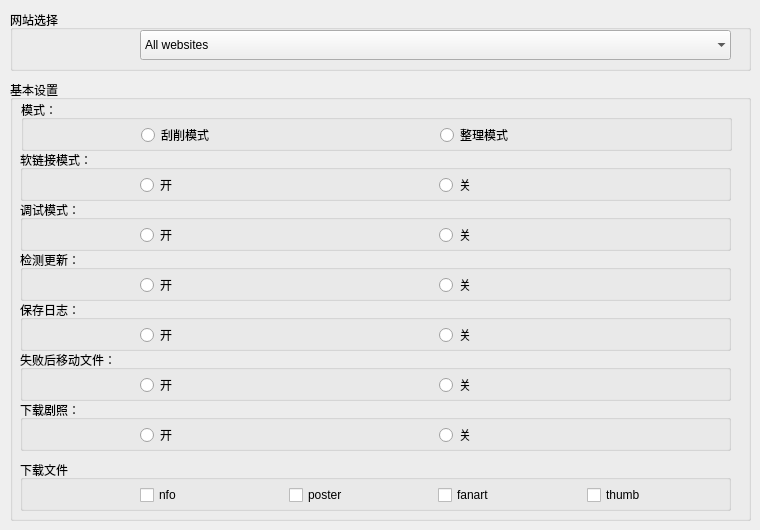
      <widget class="QWidget" name="tab1">
       <attribute name="title">
        <string>基本设置</string>
       </attribute>
       <widget class="QGroupBox" name="groupBox_10">
        <property name="geometry">
         <rect>
          <x>10</x>
          <y>80</y>
          <width>741</width>
          <height>441</height>
         </rect>
        </property>
        <property name="title">
         <string>基本设置</string>
        </property>
        <widget class="QGroupBox" name="groupBox_15">
         <property name="geometry">
          <rect>
           <x>10</x>
           <y>270</y>
           <width>711</width>
           <height>51</height>
          </rect>
         </property>
         <property name="minimumSize">
          <size>
           <width>500</width>
           <height>0</height>
          </size>
         </property>
         <property name="maximumSize">
          <size>
           <width>739</width>
           <height>16777215</height>
          </size>
         </property>
         <property name="title">
          <string>失败后移动文件：</string>
         </property>
         <widget class="QWidget" name="horizontalLayoutWidget_12">
          <property name="geometry">
           <rect>
            <x>120</x>
            <y>20</y>
            <width>591</width>
            <height>31</height>
           </rect>
          </property>
          <layout class="QHBoxLayout" name="horizontalLayout_14">
           <item>
            <widget class="QRadioButton" name="radioButton_fail_move_on">
             <property name="text">
              <string>开</string>
             </property>
            </widget>
           </item>
           <item>
            <widget class="QRadioButton" name="radioButton_fail_move_off">
             <property name="text">
              <string>关</string>
             </property>
            </widget>
           </item>
          </layout>
         </widget>
        </widget>
        <widget class="QGroupBox" name="groupBox_3">
         <property name="geometry">
          <rect>
           <x>10</x>
           <y>120</y>
           <width>711</width>
           <height>51</height>
          </rect>
         </property>
         <property name="minimumSize">
          <size>
           <width>500</width>
           <height>0</height>
          </size>
         </property>
         <property name="maximumSize">
          <size>
           <width>739</width>
           <height>16777215</height>
          </size>
         </property>
         <property name="title">
          <string>调试模式：</string>
         </property>
         <widget class="QWidget" name="horizontalLayoutWidget_9">
          <property name="geometry">
           <rect>
            <x>120</x>
            <y>20</y>
            <width>591</width>
            <height>31</height>
           </rect>
          </property>
          <layout class="QHBoxLayout" name="horizontalLayout_11">
           <item>
            <widget class="QRadioButton" name="radioButton_debug_on">
             <property name="text">
              <string>开</string>
             </property>
            </widget>
           </item>
           <item>
            <widget class="QRadioButton" name="radioButton_debug_off">
             <property name="text">
              <string>关</string>
             </property>
            </widget>
           </item>
          </layout>
         </widget>
        </widget>
        <widget class="QGroupBox" name="groupBox_17">
         <property name="geometry">
          <rect>
           <x>10</x>
           <y>220</y>
           <width>711</width>
           <height>51</height>
          </rect>
         </property>
         <property name="minimumSize">
          <size>
           <width>500</width>
           <height>0</height>
          </size>
         </property>
         <property name="maximumSize">
          <size>
           <width>739</width>
           <height>16777215</height>
          </size>
         </property>
         <property name="title">
          <string>保存日志：</string>
         </property>
         <widget class="QWidget" name="horizontalLayoutWidget_11">
          <property name="geometry">
           <rect>
            <x>120</x>
            <y>20</y>
            <width>591</width>
            <height>31</height>
           </rect>
          </property>
          <layout class="QHBoxLayout" name="horizontalLayout_13">
           <item>
            <widget class="QRadioButton" name="radioButton_log_on">
             <property name="text">
              <string>开</string>
             </property>
            </widget>
           </item>
           <item>
            <widget class="QRadioButton" name="radioButton_log_off">
             <property name="text">
              <string>关</string>
             </property>
            </widget>
           </item>
          </layout>
         </widget>
        </widget>
        <widget class="QGroupBox" name="groupBox_23">
         <property name="geometry">
          <rect>
           <x>10</x>
           <y>320</y>
           <width>711</width>
           <height>51</height>
          </rect>
         </property>
         <property name="minimumSize">
          <size>
           <width>500</width>
           <height>0</height>
          </size>
         </property>
         <property name="maximumSize">
          <size>
           <width>739</width>
           <height>16777215</height>
          </size>
         </property>
         <property name="title">
          <string>下载剧照：</string>
         </property>
         <widget class="QWidget" name="horizontalLayoutWidget_13">
          <property name="geometry">
           <rect>
            <x>120</x>
            <y>20</y>
            <width>591</width>
            <height>31</height>
           </rect>
          </property>
          <layout class="QHBoxLayout" name="horizontalLayout_15">
           <item>
            <widget class="QRadioButton" name="radioButton_extrafanart_download_on">
             <property name="text">
              <string>开</string>
             </property>
            </widget>
           </item>
           <item>
            <widget class="QRadioButton" name="radioButton_extrafanart_download_off">
             <property name="text">
              <string>关</string>
             </property>
            </widget>
           </item>
          </layout>
         </widget>
        </widget>
        <widget class="QGroupBox" name="groupBox_2">
         <property name="geometry">
          <rect>
           <x>10</x>
           <y>70</y>
           <width>711</width>
           <height>51</height>
          </rect>
         </property>
         <property name="minimumSize">
          <size>
           <width>500</width>
           <height>0</height>
          </size>
         </property>
         <property name="maximumSize">
          <size>
           <width>739</width>
           <height>16777215</height>
          </size>
         </property>
         <property name="title">
          <string>软链接模式：</string>
         </property>
         <widget class="QWidget" name="horizontalLayoutWidget_8">
          <property name="geometry">
           <rect>
            <x>120</x>
            <y>20</y>
            <width>591</width>
            <height>31</height>
           </rect>
          </property>
          <layout class="QHBoxLayout" name="horizontalLayout_10">
           <item>
            <widget class="QRadioButton" name="radioButton_soft_on">
             <property name="text">
              <string>开</string>
             </property>
            </widget>
           </item>
           <item>
            <widget class="QRadioButton" name="radioButton_soft_off">
             <property name="text">
              <string>关</string>
             </property>
            </widget>
           </item>
          </layout>
         </widget>
        </widget>
        <widget class="QGroupBox" name="groupBox_4">
         <property name="geometry">
          <rect>
           <x>10</x>
           <y>170</y>
           <width>711</width>
           <height>51</height>
          </rect>
         </property>
         <property name="minimumSize">
          <size>
           <width>500</width>
           <height>0</height>
          </size>
         </property>
         <property name="maximumSize">
          <size>
           <width>739</width>
           <height>16777215</height>
          </size>
         </property>
         <property name="title">
          <string>检测更新：</string>
         </property>
         <widget class="QWidget" name="horizontalLayoutWidget_10">
          <property name="geometry">
           <rect>
            <x>120</x>
            <y>20</y>
            <width>591</width>
            <height>31</height>
           </rect>
          </property>
          <layout class="QHBoxLayout" name="horizontalLayout_12">
           <item>
            <widget class="QRadioButton" name="radioButton_update_on">
             <property name="text">
              <string>开</string>
             </property>
            </widget>
           </item>
           <item>
            <widget class="QRadioButton" name="radioButton_update_off">
             <property name="text">
              <string>关</string>
             </property>
            </widget>
           </item>
          </layout>
         </widget>
        </widget>
        <widget class="QGroupBox" name="groupBox">
         <property name="geometry">
          <rect>
           <x>11</x>
           <y>20</y>
           <width>711</width>
           <height>51</height>
          </rect>
         </property>
         <property name="minimumSize">
          <size>
           <width>500</width>
           <height>0</height>
          </size>
         </property>
         <property name="maximumSize">
          <size>
           <width>739</width>
           <height>16777215</height>
          </size>
         </property>
         <property name="title">
          <string>模式：</string>
         </property>
         <widget class="QWidget" name="horizontalLayoutWidget_7">
          <property name="geometry">
           <rect>
            <x>120</x>
            <y>20</y>
            <width>591</width>
            <height>31</height>
           </rect>
          </property>
          <layout class="QHBoxLayout" name="horizontalLayout_9">
           <item>
            <widget class="QRadioButton" name="radioButton_common">
             <property name="text">
              <string>刮削模式</string>
             </property>
            </widget>
           </item>
           <item>
            <widget class="QRadioButton" name="radioButton_sort">
             <property name="text">
              <string>整理模式</string>
             </property>
            </widget>
           </item>
          </layout>
         </widget>
        </widget>
        <widget class="QGroupBox" name="groupBox_24">
         <property name="geometry">
          <rect>
           <x>10</x>
           <y>380</y>
           <width>711</width>
           <height>51</height>
          </rect>
         </property>
         <property name="minimumSize">
          <size>
           <width>500</width>
           <height>0</height>
          </size>
         </property>
         <property name="title">
          <string>下载文件</string>
         </property>
         <widget class="QWidget" name="horizontalLayoutWidget_14">
          <property name="geometry">
           <rect>
            <x>120</x>
            <y>20</y>
            <width>590</width>
            <height>31</height>
           </rect>
          </property>
          <layout class="QHBoxLayout" name="horizontalLayout_16">
           <item>
            <widget class="QCheckBox" name="checkBox_download_nfo">
             <property name="text">
              <string>nfo</string>
             </property>
            </widget>
           </item>
           <item>
            <widget class="QCheckBox" name="checkBox_download_poster">
             <property name="text">
              <string>poster</string>
             </property>
            </widget>
           </item>
           <item>
            <widget class="QCheckBox" name="checkBox_download_fanart">
             <property name="text">
              <string>fanart</string>
             </property>
            </widget>
           </item>
           <item>
            <widget class="QCheckBox" name="checkBox_download_thumb">
             <property name="text">
              <string>thumb</string>
             </property>
            </widget>
           </item>
          </layout>
         </widget>
        </widget>
       </widget>
       <widget class="QGroupBox" name="groupBox_11">
        <property name="geometry">
         <rect>
          <x>10</x>
          <y>10</y>
          <width>741</width>
          <height>61</height>
         </rect>
        </property>
        <property name="title">
         <string>网站选择</string>
        </property>
        <widget class="QComboBox" name="comboBox_website_all">
         <property name="geometry">
          <rect>
           <x>130</x>
           <y>20</y>
           <width>591</width>
           <height>30</height>
          </rect>
         </property>
         <property name="sizePolicy">
          <sizepolicy hsizetype="Minimum" vsizetype="Minimum">
           <horstretch>0</horstretch>
           <verstretch>0</verstretch>
          </sizepolicy>
         </property>
         <property name="minimumSize">
          <size>
           <width>400</width>
           <height>30</height>
          </size>
         </property>
         <property name="maximumSize">
          <size>
           <width>16000</width>
           <height>30</height>
          </size>
         </property>
         <property name="sizeIncrement">
          <size>
           <width>0</width>
           <height>0</height>
          </size>
         </property>
         <property name="styleSheet">
          <string notr="true"/>
         </property>
         <property name="frame">
          <bool>false</bool>
         </property>
         <item>
          <property name="text">
           <string>All websites</string>
          </property>
         </item>
         <item>
          <property name="text">
           <string>javbus</string>
          </property>
         </item>
         <item>
          <property name="text">
           <string>javdb</string>
          </property>
         </item>
         <item>
          <property name="text">
           <string>jav321</string>
          </property>
         </item>
         <item>
          <property name="text">
           <string>dmm</string>
          </property>
         </item>
         <item>
          <property name="text">
           <string>avsox</string>
          </property>
         </item>
         <item>
          <property name="text">
           <string>xcity</string>
          </property>
         </item>
         <item>
          <property name="text">
           <string>mgstage</string>
          </property>
         </item>
         <item>
          <property name="text">
           <string>fc2club</string>
          </property>
         </item>
        </widget>
       </widget>
      </widget>
